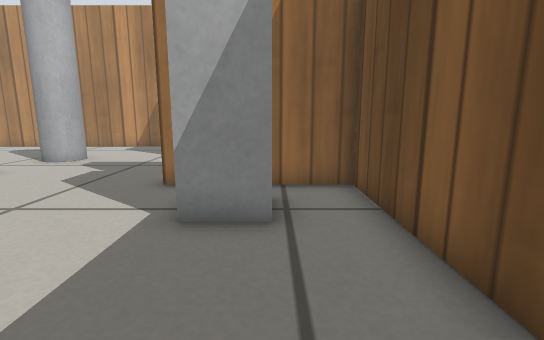
view 1 (above)

17 first-person views from a walk through a Gazebo world. The camera is 0.33 m above the floor, tilts 10° down and sees 85° across. The floor is counted in squares, 0.2 m on a side. Each view is taken from the middle of a square. On the plan, view 1 faces up. The plan holds only what a view shows up to about 15 squares ahead; the rest is blank. Gazebo's built-in surfaces are drawn with simple patterns.

view 2
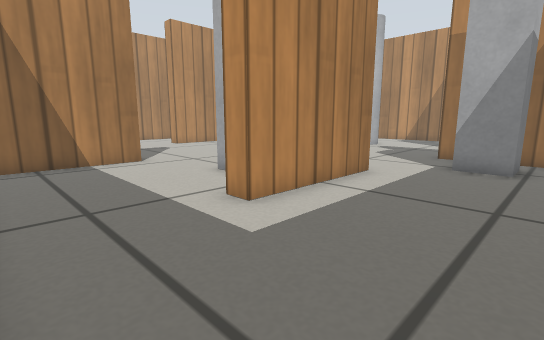

view 3
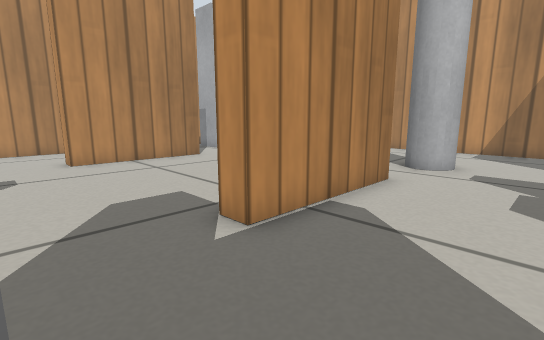

view 4
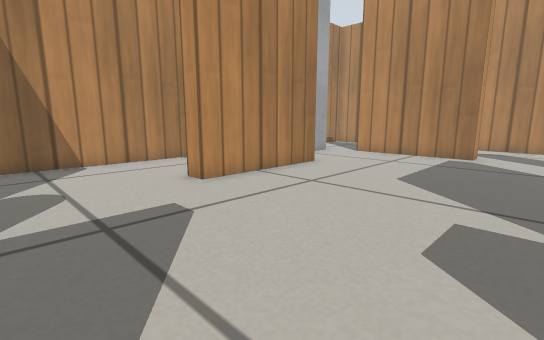

view 5
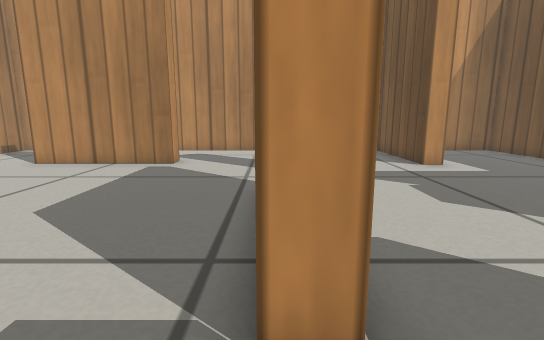

view 6
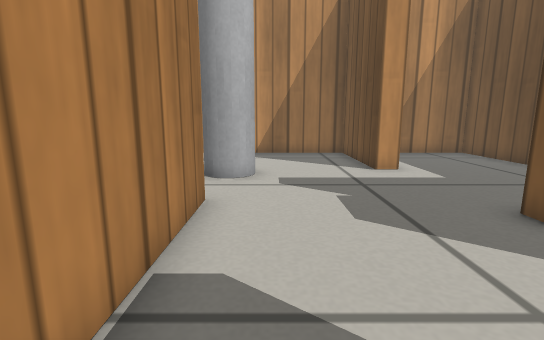

view 7
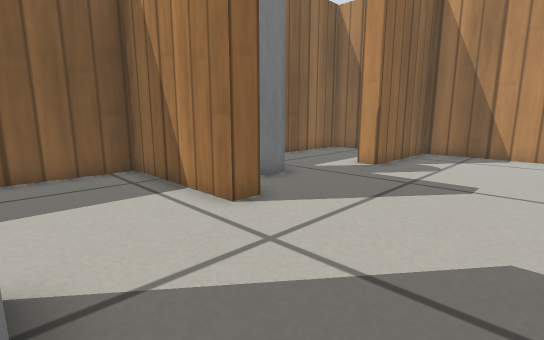

view 8
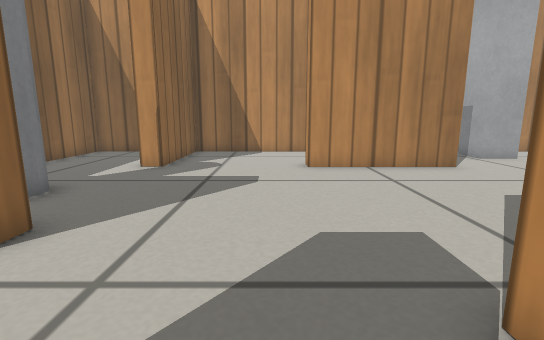

view 9
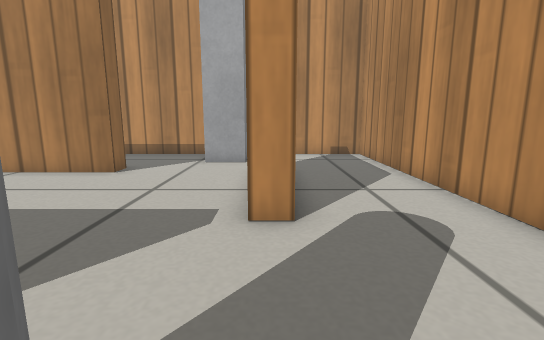

view 10
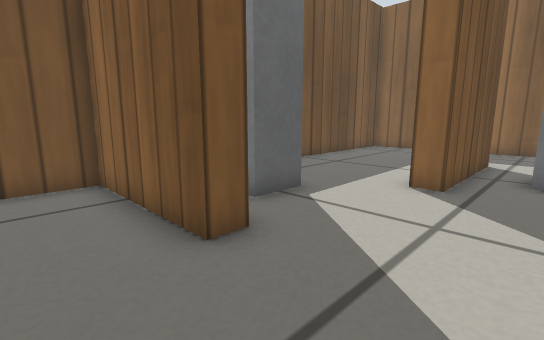

view 11
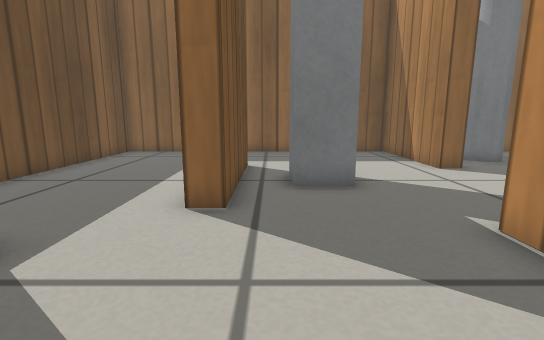

view 12
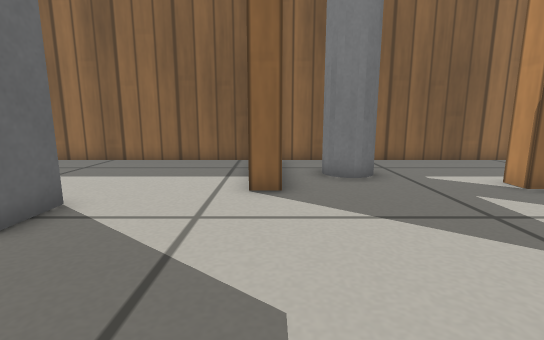

view 13
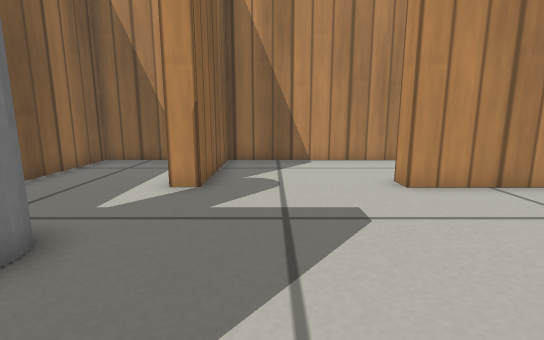

view 14
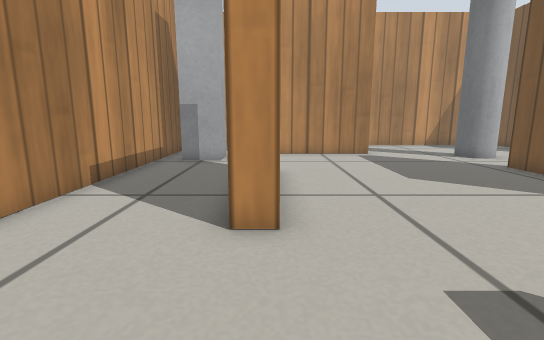

view 15
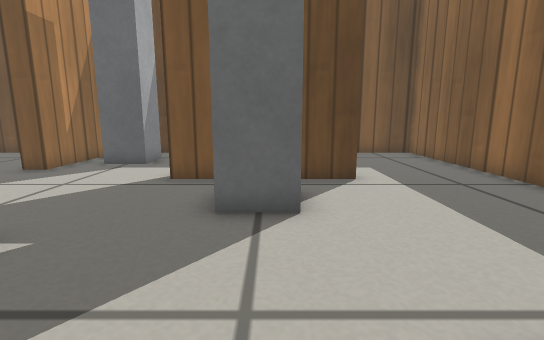

view 16
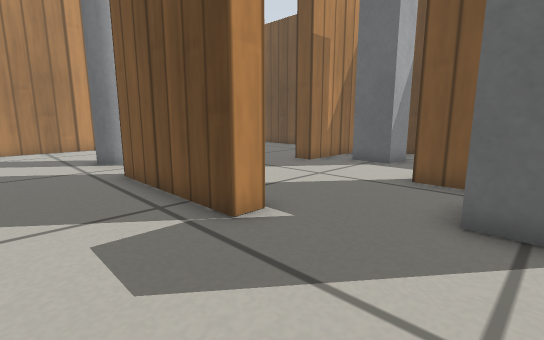

view 17
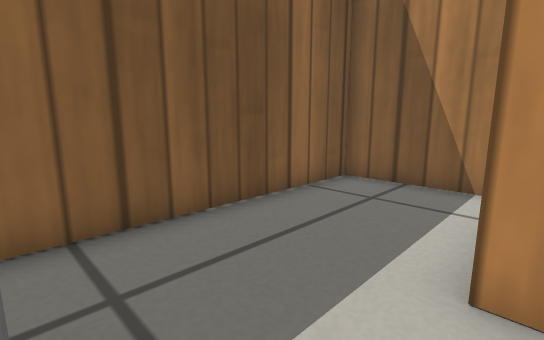

### Floor plan
Ten units are one square. View 1 is at (0, 0); x grows to the right and y downward. Boxes are objects, and circles mark ways between rooms. Rooms are numbered by the first view taken in them; rooms with no view inside come last. Other rooms are left out.
<svg viewBox="-220 -175 245 245">
<path fill="none" stroke="#000" d="M-84 -89 -84 -38 -91 -38 -91 -89M-42 -27 -34 -27 -34 23 -42 23 -42 -27M-113 16 -105 16 -105 65 20 65 20 -72 -27 -72 -27 -79 20 -79 20 -99M-126 -134 -126 -126 -176 -126M-178 -82 -169 -82 -169 -32 -178 -32M-29 -124 -37 -124 -37 -170 -215 -170 -215 16 -169 16 -169 25M20 -119 20 -170 -10 -170M-215 31 -215 65 -114 65"/>
<rect x="-205" y="-125" width="20" height="20" fill="#bbb"><title>grey post</title></rect>
<rect x="-95" y="-125" width="20" height="20" fill="#bbb"><title>grey pole</title></rect>
<rect x="-75" y="-15" width="20" height="20" fill="#bbb"><title>grey post</title></rect>
<rect x="-15" y="-65" width="20" height="20" fill="#bbb"><title>grey post</title></rect>
<rect x="-145" y="25" width="20" height="20" fill="#bbb"><title>grey pole</title></rect>
<circle cx="-140" cy="20" r="3" fill="#2a7"/>
<text x="-100" y="-60">1</text>
<text x="-170" y="40">2</text>
</svg>
Room 1 opens to room 2.

Where each view was taken, in squares from view 1:
view 1: 0 up, 0 right, facing up
view 2: 6 down, 1 right, facing up-left
view 3: 1 up, 5 left, facing up-left
view 4: 1 down, 10 left, facing up-left
view 5: 2 up, 9 left, facing up
view 6: 3 up, 7 left, facing up
view 7: 3 up, 7 left, facing down-left
view 8: 2 up, 7 left, facing left
view 9: 13 up, 8 left, facing left
view 10: 10 up, 6 left, facing down-right
view 11: 8 up, 5 left, facing down
view 12: 5 up, 11 left, facing down
view 13: 0 up, 10 left, facing left
view 14: 1 down, 17 left, facing up
view 15: 0 up, 12 left, facing right
view 16: 0 up, 12 left, facing up-right
view 17: 2 down, 14 left, facing down-left
